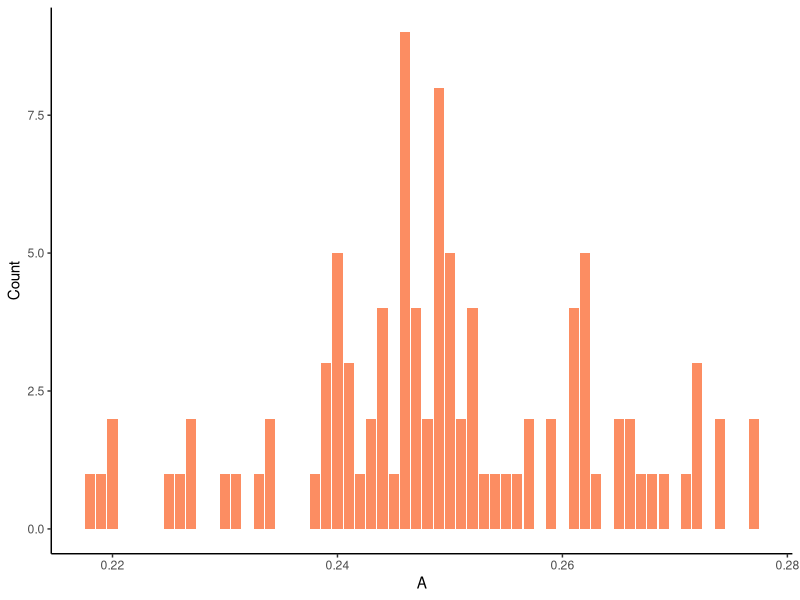
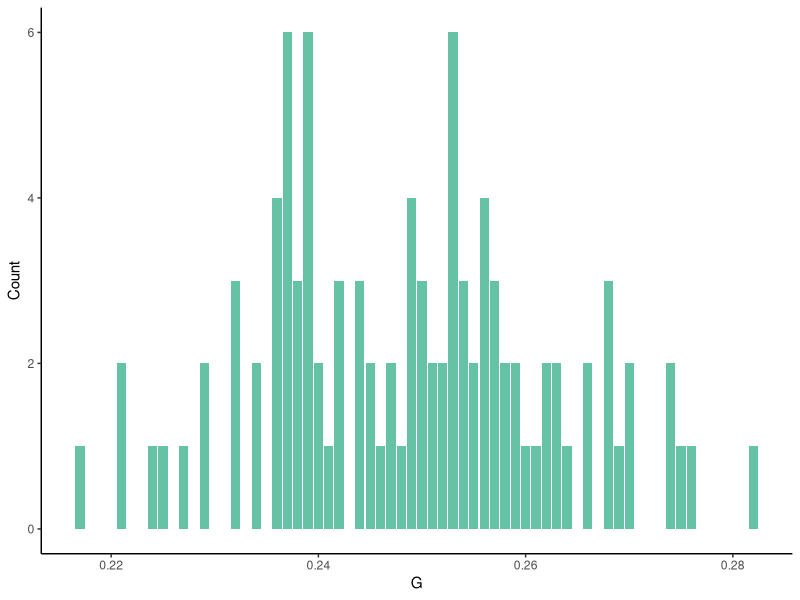
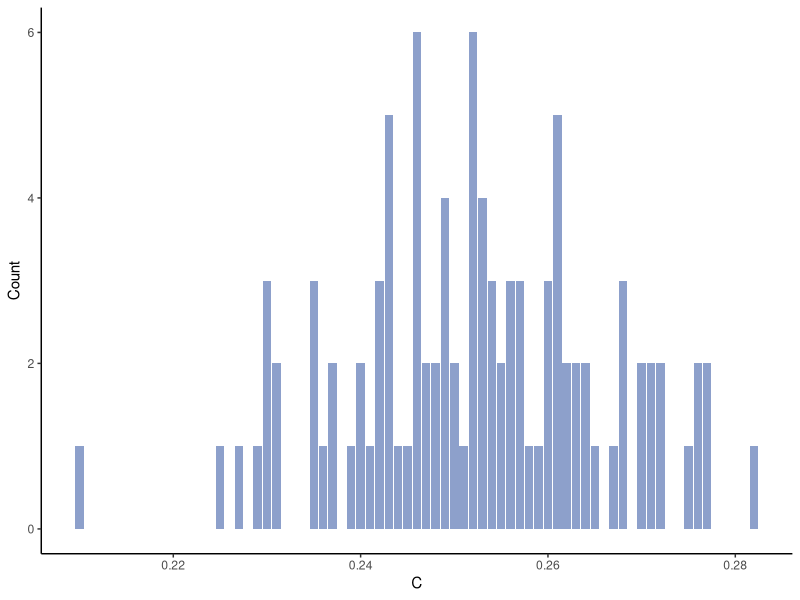
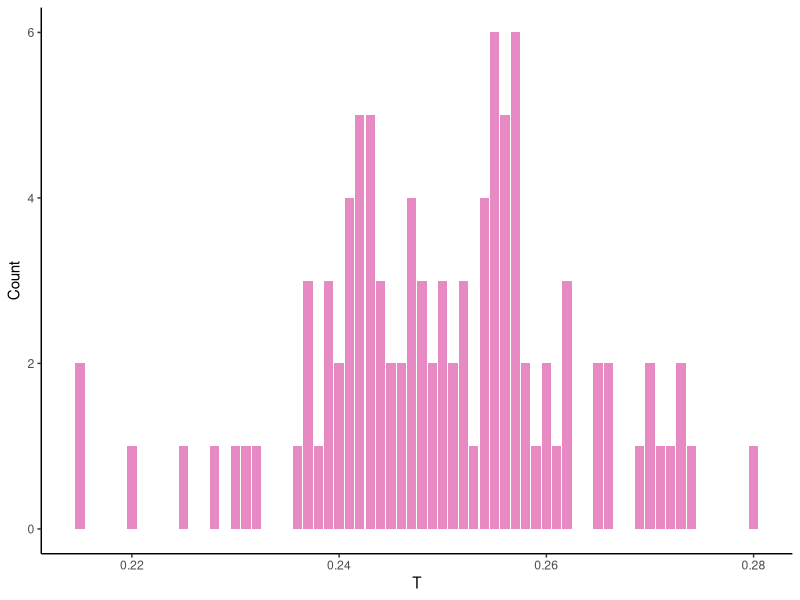
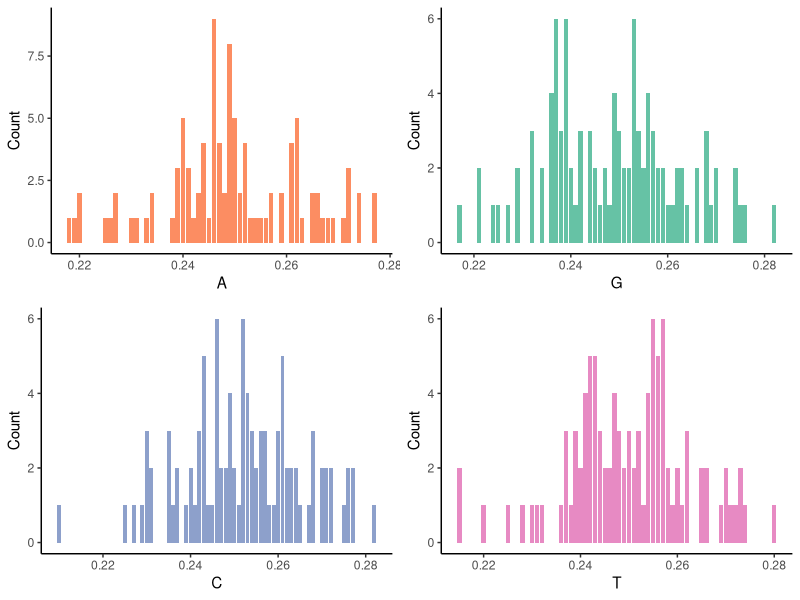

Source code (R) for these figures, in order:
## Create Histograms for Base Counts ##
require(dplyr)
require(ggplot2)
require(grid)

#Read csv
BaseCounts <- read.csv("BaseCounts.csv", header = F)

#Rename columns to be more descriptive
colnames(BaseCounts) <- c("A", "G", "C", "T")

#Rename rows to match output files from DNAnalyze.sh
rownames(BaseCounts) <- sprintf("DNAseq%03d", 1:100)

#Calculate Proportions
BaseProp <- BaseCounts %>% mutate(A = A/1000, G = G/1000, C = C/1000, T = T/1000)

#Generate Histograms
HistA <- ggplot(data = BaseProp, aes(x = A)) +
        geom_bar(fill = "#fc8d62", show.legend = FALSE) + ylab("Count") +
        theme_classic()
print(HistA)

HistG <- ggplot(data = BaseProp, aes(x = G)) +
        geom_bar(fill = "#66c2a5", show.legend = FALSE) + ylab("Count") +
        theme_classic()
print(HistG)

HistC <- ggplot(data = BaseProp, aes(x = C)) +
        geom_bar(fill = "#8da0cb", show.legend = FALSE) + ylab("Count") +
        theme_classic()
print(HistC)

HistT <- ggplot(data = BaseProp, aes(x = T)) +
        geom_bar(fill = "#e78ac3", show.legend = FALSE) + ylab("Count") +
        theme_classic()
print(HistT)

#Plot all histograms on same page and save to pdf
pdf("SimulatedBaseCounts.pdf", width = 8, height = 6)
        grid.newpage()
        pushViewport(viewport(layout = grid.layout(2, 2)))
        print(HistA, vp = viewport(layout.pos.row = 1, layout.pos.col = 1))
        print(HistG, vp = viewport(layout.pos.row = 1, layout.pos.col = 2))
        print(HistC, vp = viewport(layout.pos.row = 2, layout.pos.col = 1))
        print(HistT, vp = viewport(layout.pos.row = 2, layout.pos.col = 2))
dev.off()


